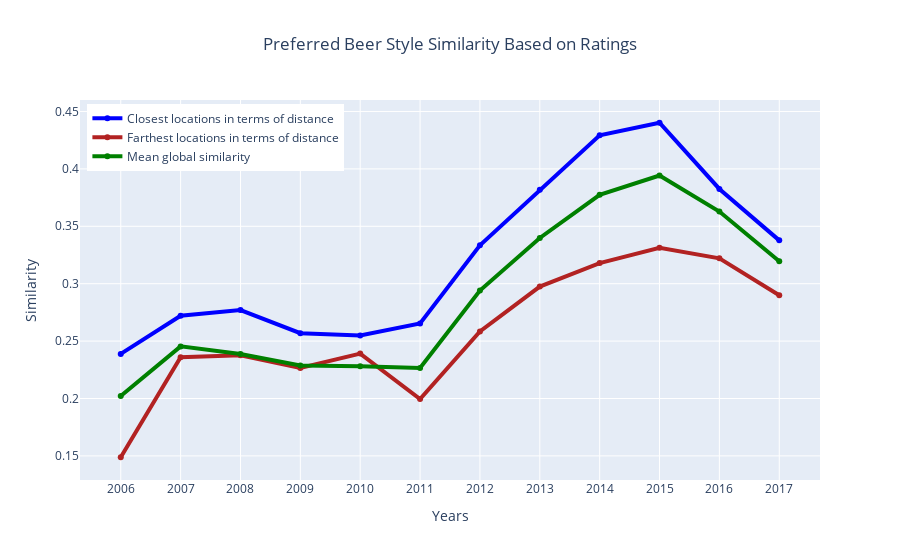

The cell this chart's notebook holds for it:
### Code cell
fig = go.Figure()
fig.add_trace(go.Scatter(x=similarity_columns, y=closest_style_ratings.mean(),name = 'Closest locations in terms of distance',   line=dict(color='blue', width=4)))
fig.add_trace(go.Scatter(x=similarity_columns, y=farthest_style_ratings.mean(),name = 'Farthest locations in terms of distance',    line=dict(color='firebrick', width=4)))
fig.add_trace(go.Scatter(x=similarity_columns, y=style_similarity_ratings.iloc[:, 2:].mean(),name = 'Mean global similarity',    line=dict(color='green', width=4)))

fig.update_layout(title='Preferred Beer Style Similarity Based on Ratings',
                   xaxis_title='Years',
                   yaxis_title='Similarity', 
                   title_x=0.5, 
                   legend=dict(
                    yanchor="top",
                    y=0.99,
                    xanchor="left",
                    x=0.01
))
fig.show()
fig.write_html('style_similarity_ratings_grouped_distance.html', include_plotlyjs=False, include_mathjax=False, full_html=False)

### Figure 1 — Plotly figure (JSON) as saved in the notebook; plotly's stock layout.template omitted (floating-point values rounded to 4 significant figures)
{"data": [{"line": {"color": "blue", "width": 4}, "name": "Closest locations in terms of distance", "type": "scatter", "x": ["2006", "2007", "2008", "2009", "2010", "2011", "2012", "2013", "2014", "2015", "2016", "2017"], "y": [0.2388, 0.2721, 0.277, 0.2569, 0.2549, 0.2654, 0.3334, 0.3819, 0.4293, 0.4402, 0.3825, 0.3377]}, {"line": {"color": "firebrick", "width": 4}, "name": "Farthest locations in terms of distance", "type": "scatter", "x": ["2006", "2007", "2008", "2009", "2010", "2011", "2012", "2013", "2014", "2015", "2016", "2017"], "y": [0.1488, 0.236, 0.2377, 0.2266, 0.2391, 0.1995, 0.2584, 0.2975, 0.3179, 0.3314, 0.3221, 0.2899]}, {"line": {"color": "green", "width": 4}, "name": "Mean global similarity", "type": "scatter", "x": ["2006", "2007", "2008", "2009", "2010", "2011", "2012", "2013", "2014", "2015", "2016", "2017"], "y": [0.2022, 0.2454, 0.2387, 0.2287, 0.2281, 0.2266, 0.294, 0.3398, 0.3774, 0.3942, 0.3628, 0.3195]}], "layout": {"legend": {"x": 0.01, "xanchor": "left", "y": 0.99, "yanchor": "top"}, "title": {"text": "Preferred Beer Style Similarity Based on Ratings", "x": 0.5}, "xaxis": {"title": {"text": "Years"}}, "yaxis": {"title": {"text": "Similarity"}}}}
